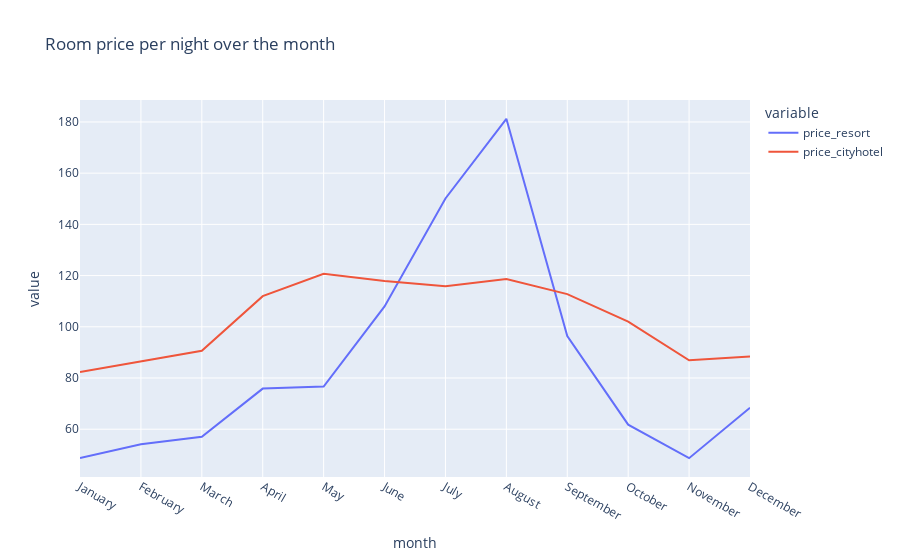

Here is the notebook cell this chart was saved with:
### Code cell
room_price_over = px.line(final,x='month',y=['price_resort','price_cityhotel'],title='Room price per night over the month')
room_price_over.show()

### Figure 1 — Plotly figure (JSON) as saved in the notebook; plotly's stock layout.template omitted (floating-point values rounded to 4 significant figures)
{"data": [{"hovertemplate": "variable=price_resort<br>month=%{x}<br>value=%{y}<extra></extra>", "legendgroup": "price_resort", "line": {"color": "#636efa", "dash": "solid"}, "marker": {"symbol": "circle"}, "mode": "lines", "name": "price_resort", "orientation": "v", "showlegend": true, "type": "scatter", "x": ["January", "February", "March", "April", "May", "June", "July", "August", "September", "October", "November", "December"], "xaxis": "x", "y": [48.76, 54.15, 57.06, 75.87, 76.66, 108.0, 150.1, 181.2, 96.42, 61.78, 48.71, 68.41], "yaxis": "y"}, {"hovertemplate": "variable=price_cityhotel<br>month=%{x}<br>value=%{y}<extra></extra>", "legendgroup": "price_cityhotel", "line": {"color": "#EF553B", "dash": "solid"}, "marker": {"symbol": "circle"}, "mode": "lines", "name": "price_cityhotel", "orientation": "v", "showlegend": true, "type": "scatter", "x": ["January", "February", "March", "April", "May", "June", "July", "August", "September", "October", "November", "December"], "xaxis": "x", "y": [82.33, 86.52, 90.66, 112.0, 120.7, 117.9, 115.8, 118.7, 112.8, 102.0, 86.95, 88.4], "yaxis": "y"}], "layout": {"legend": {"title": {"text": "variable"}, "tracegroupgap": 0}, "title": {"text": "Room price per night over the month"}, "xaxis": {"anchor": "y", "domain": [0, 1], "title": {"text": "month"}}, "yaxis": {"anchor": "x", "domain": [0, 1], "title": {"text": "value"}}}}
